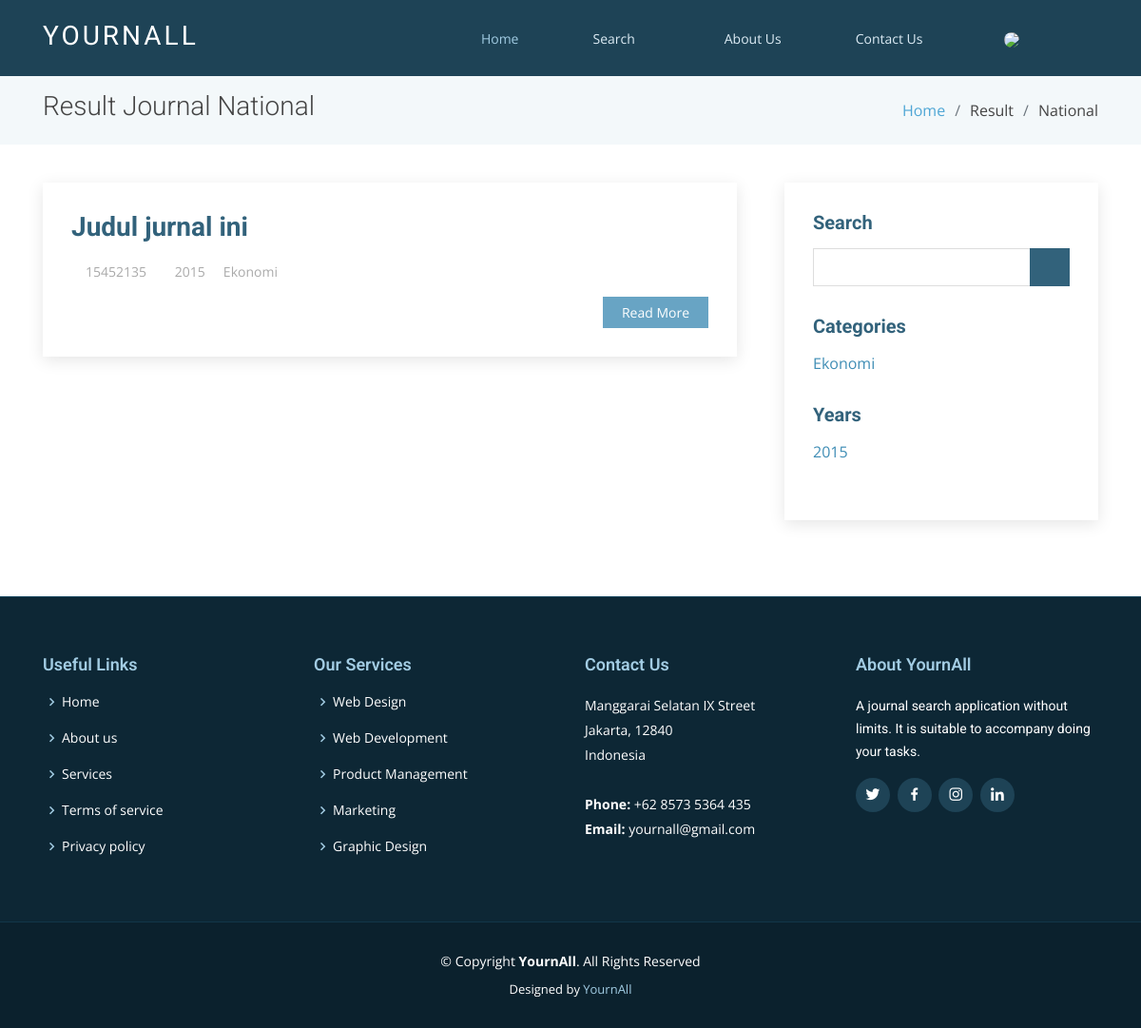
The page /index.php/member/result/national on the database as committed earlier.
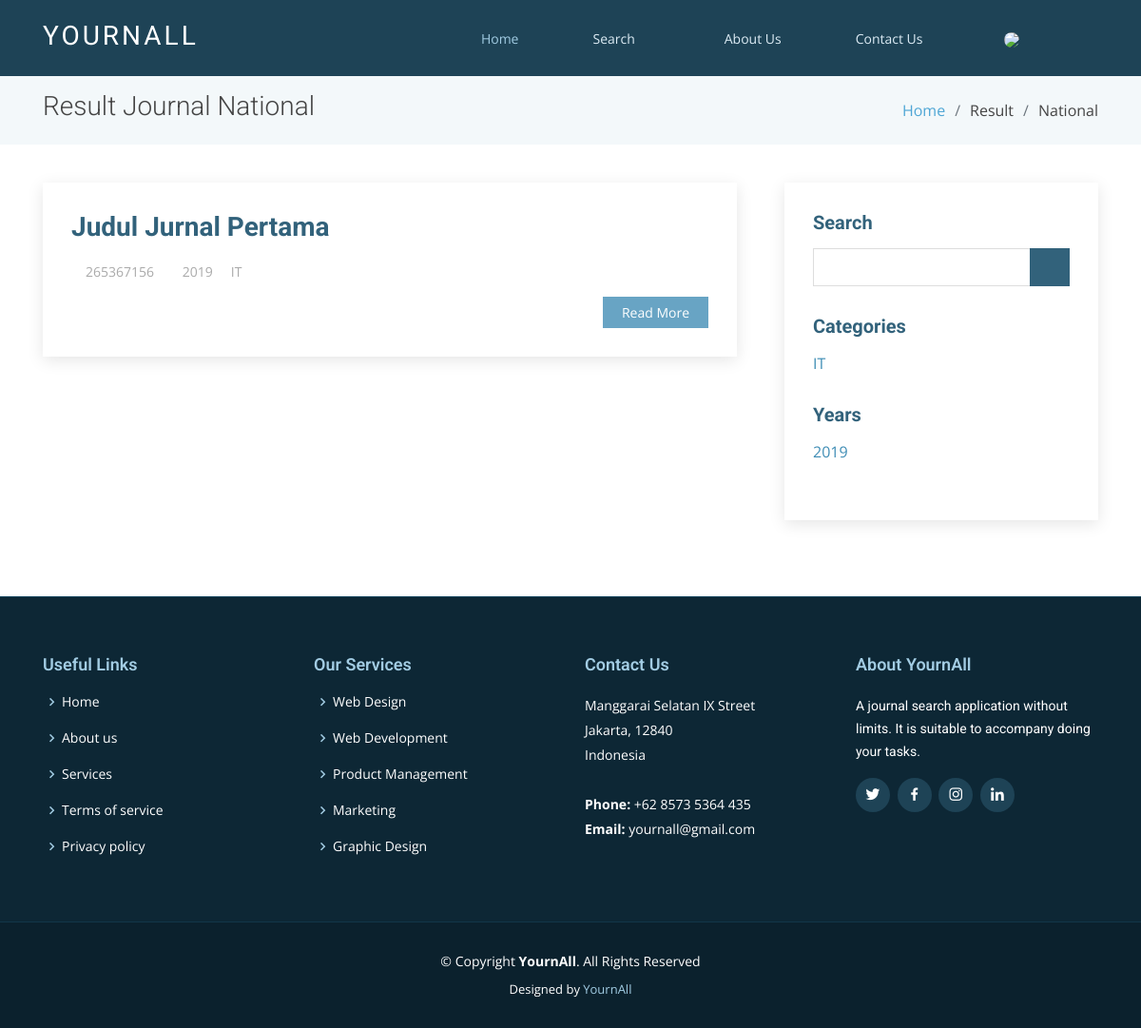
The same page on the database as committed later.
### tables this page shows
CREATE TABLE `journal` (
  `id` int(11) NOT NULL,
  `issn` varchar(64) NOT NULL,
  `title` varchar(256) NOT NULL,
  `type` enum('National','International') NOT NULL,
  `category` varchar(128) NOT NULL,
  `year` varchar(11) NOT NULL,
  `date_upload` varchar(50) NOT NULL,
  `file` varchar(256) NOT NULL
);

### application/controllers/member/Result.php (called while the page is built, shortened)
<?php
class Result extends CI_Controller
{
    public function national()
    {
        $data['user'] = $this->db->get_where('user', ['email' => $this->session->userdata('email')])->row_array();
        $data['journal_n'] = $this->m_result->journal_n()->result();
        $this->load->view('templates/header', $data);
        $this->load->view('pages/member/v_result_n', $data);
        $this->load->view('templates/footer');
    }
}

### index.php (called while the page is built, shortened)
<?php
require_once BASEPATH.'core/CodeIgniter.php';

### application/models/m_result.php (called while the page is built, shortened)
<?php
class m_result extends CI_Model
{
    public function journal_n()
    {
        $national = array('National');
        $this->db->where_in('type', $national);
        return $this->db->get('journal');
    }
}

### application/views/pages/member/v_result_n.php (the view, shortened to what this page needs)
<main id="main">
    <section class="breadcrumbs">
        <div class="container">
            <div class="d-flex justify-content-between align-items-center">
                <h2>Result Journal National</h2>
                <ol>
                    <li><a href="#">Home</a></li>
                    <li>Result</li>
                    <li>National</li>
                </ol>
            </div>
        </div>
    </section>
    <section class="blog" data-aos="fade-up" data-aos-easing="ease-in-out" data-aos-duration="500">
        <div class="container">
            <div class="row">
                <div class="col-lg-8 entries">
                    <?php
                    foreach ($journal_n as $j) { ?>
                        <article class="entry">
                            <h2 class="entry-title">
                                <a href=""><?php echo $j->title ?></a>
                            </h2>
                            <div class="entry-meta">
                                <ul>
                                    <li class="d-flex align-items-center"><i class="icofont-user"></i> <a href="#"><?php echo $j->issn ?></a></li>
                                    <li class="d-flex align-items-center"><i class="icofont-wall-clock"></i> <a href="#"><?php echo $j->year ?></a></li>
                                    <li class="d-flex align-items-center"><i class="icofont-wall-list"></i> <a href="#"><?php echo $j->category ?></a></li>
                                </ul>
                            </div>
                            <div class="entry-content">
                                <div class="read-more">
                                    <a href="#">Read More</a>
                                </div>
                            </div>
                        </article>
                    <?php } ?>
                </div>
                <div class="col-lg-4">
                    <div class="sidebar">
                        <h3 class="sidebar-title">Search</h3>
                        <div class="sidebar-item search-form">
                            <form action="">
                                <input type="text">
                                <button type="submit"><i class="icofont-search"></i></button>
                            </form>
                        </div>
                        <h3 class="sidebar-title">Categories</h3>
                        <div class="sidebar-item categories">
                            <ul>
                                <?php
                                foreach ($journal_n as $j) { ?>
                                    <li>
                                        <a href=""><?php echo $j->category ?></a>
                                    </li>
                                <?php } ?>
                            </ul>
                        </div>
                        <h3 class="sidebar-title">Years</h3>
                        <div class="sidebar-item categories">
                            <ul>
                                <?php
                                foreach ($journal_n as $j) { ?>
                                    <li>
                                        <a href=""><?php echo $j->year ?></a>
                                    </li>
                                <?php } ?>
                            </ul>
                        </div>
                    </div>
                </div>
            </div>
        </div>
    </section>
</main>

Rows that differ between the two databases and show on the page:
changed journal: title "Judul jurnal ini" → "Judul Jurnal Pertama"; issn "15452135" → "265367156"; year "2015" → "2019"; category "Ekonomi" → "IT"
